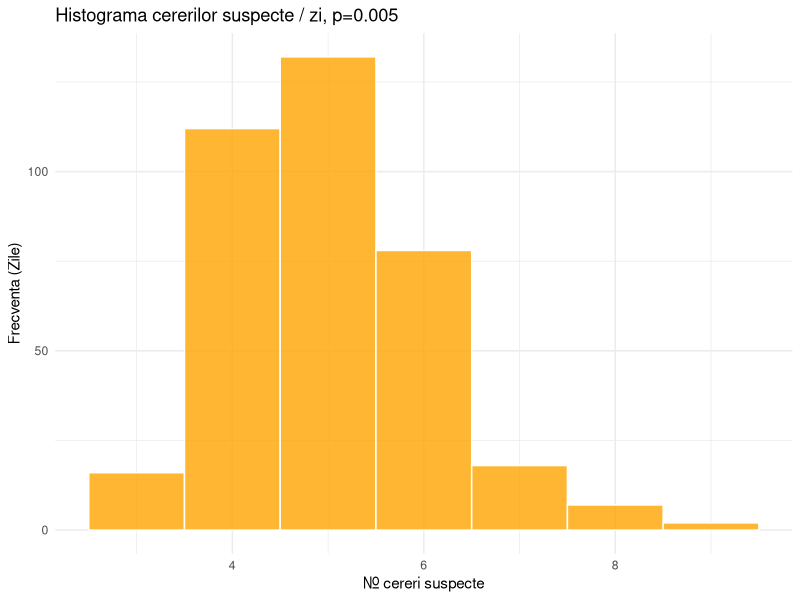
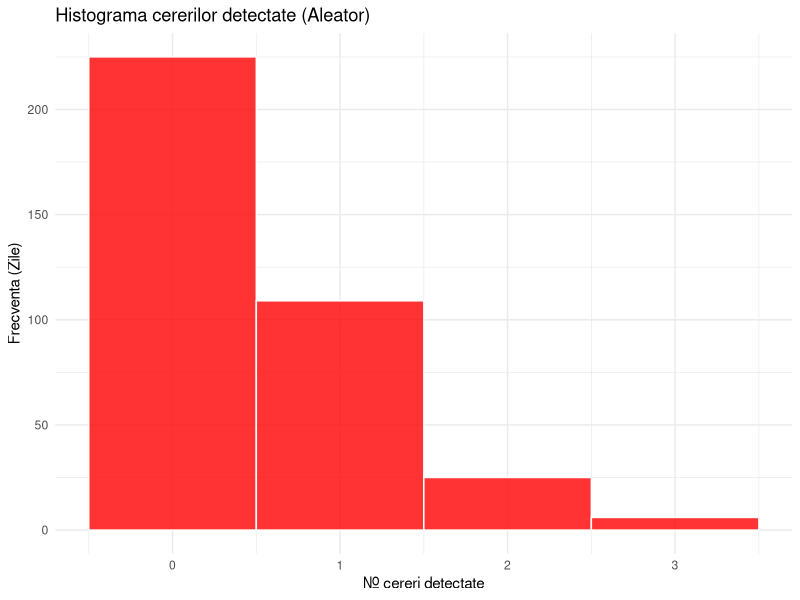
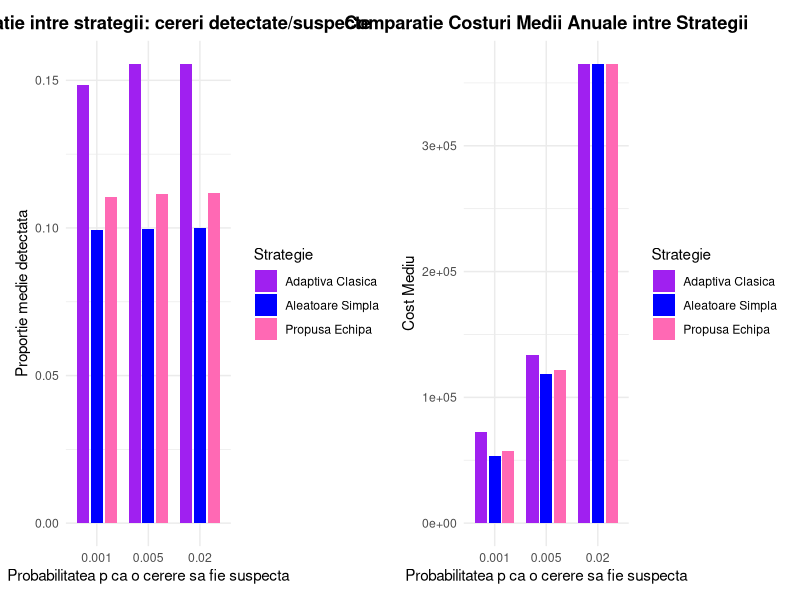
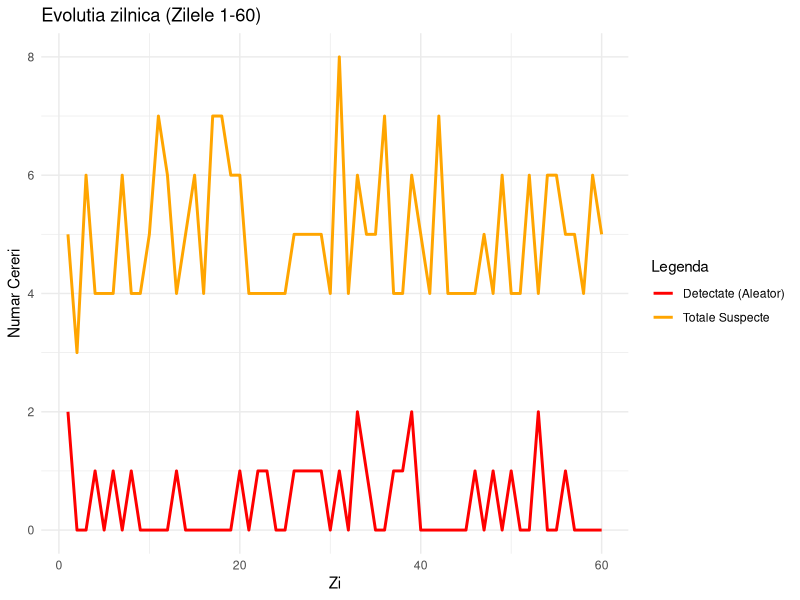
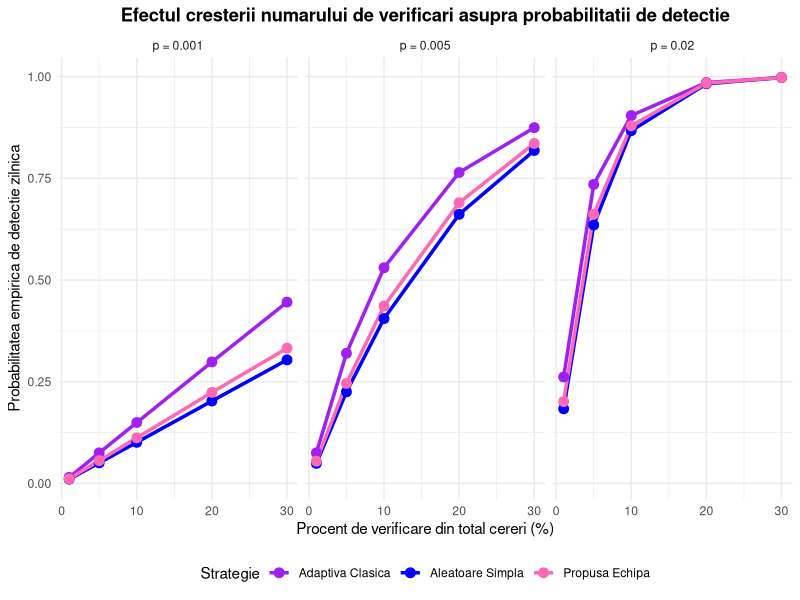
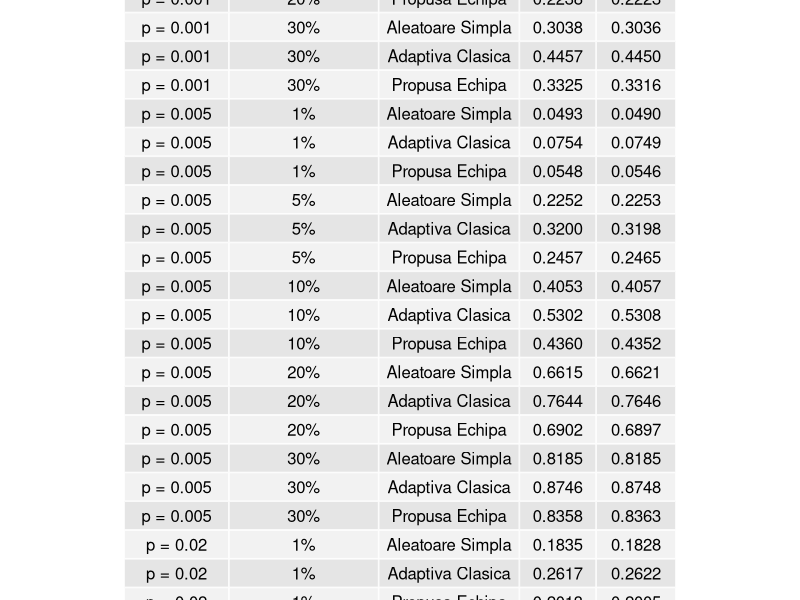

The R source for these figures, in order:
library(tidyverse)
library(ggplot2)
library(patchwork)
library(gridExtra)

set.seed(2026) # pentru repetiție

# ─────────────────────────────────────────────────────────────
# Generează traficul zilnic de cereri folosind distribuția
# Binomială Negativă, care permite supradispersie față de Poisson.
# ─────────────────────────────────────────────────────────────
genereaza_trafic_zilnic_nb <- function(zile = 365, medie_dorita = 1000, dispersie_size = 20) {
  rnbinom(zile, size = dispersie_size, mu = medie_dorita)
}

# Calculează câte cereri sunt suspecte într-o zi,
# ca fracție p din traficul total al zilei respective.
calculeaza_cereri_suspecte <- function(p, trafic_zilnic) {
  as.integer(round(p * trafic_zilnic))
}

# ─────────────────────────────────────────────────────────────
# Simulează detecțiile pentru o strategie dată pe parcursul unui an.
#
# Strategii suportate:
#   "aleatoare_simpla"  – procent fix de verificare în fiecare zi
#   "adaptiva_clasica"  – dacă traficul depășește media istorică,
#                         procentul se dublează (maxim 100%)
#   "propusa_echipa"    – creștere proporțională cu raportul
#                         trafic_azi / medie_pana_ieri (maxim 100%)
#
# ─────────────────────────────────────────────────────────────
simuleaza_detectii_strategie <- function(trafic_anual, cereri_suspecte, strategy_type, procent_verificare) {
  zile <- length(trafic_anual)
  
  # Media cumulativă a traficului până în ziua precedentă (folosită de strategiile adaptive)
  medie_pana_ieri <- c(trafic_anual[1], cummean(trafic_anual)[1:(zile - 1)])
  
  # Ajustează procentul de verificare în funcție de strategia aleasă
  procent_verificare <- switch(
    strategy_type,
    "aleatoare_simpla" = procent_verificare,
    "adaptiva_clasica" = if_else(
      trafic_anual > medie_pana_ieri,
      pmin(procent_verificare * 2, 1.0),   # max 100%
      procent_verificare
    ),
    "propusa_echipa" = if_else(
      trafic_anual > medie_pana_ieri,
      pmin(procent_verificare + ((trafic_anual / medie_pana_ieri) - 1) * procent_verificare, 1.0),
      procent_verificare
    )
  )
  
  # Numărul efectiv de cereri verificate în fiecare zi
  cereri_verificate <- as.integer(round(procent_verificare * trafic_anual))
  
  # Detecții simulate: distribuție hipergeometrică (eșantionare fără înlocuire)
  detectate <- as.integer(if_else(
    cereri_suspecte > 0,
    rhyper(
      zile,
      m = cereri_suspecte,                  # cereri suspecte în urnă
      n = trafic_anual - cereri_suspecte,   # cereri normale în urnă
      k = cereri_verificate                 # câte tragem
    ),
    0
  ))
  
  # Probabilitatea teoretică zilnică de a detecta cel puțin o cerere suspectă:
  # P(X >= 1) = 1 - P(X = 0), unde X ~ Hypergeometric
  prob_detectie_zilnica <- if_else(
    cereri_suspecte > 0,
    1 - dhyper(0, m = cereri_suspecte, n = trafic_anual - cereri_suspecte, k = cereri_verificate),
    0
  )
  
  # Media anuală a probabilităților zilnice
  prob_teoretica_anuala <- mean(prob_detectie_zilnica)
  
  # Calculează indicatorii agregați anuali
  indicatori <- calculeaza_indicatori_anuali(trafic_anual, cereri_suspecte, detectate, cereri_verificate)
  
  list(
    strategy_type          = strategy_type,
    cereri_totale_pe_zi    = trafic_anual,
    cereri_suspecte_pe_zi  = cereri_suspecte,
    cereri_detectate_pe_zi = detectate,
    prob_teoretica_anuala  = prob_teoretica_anuala,
    date_pe_an             = indicatori
  )
}

# ─────────────────────────────────────────────────────────────
# Calculează indicatorii de performanță anuali:
#   - rata_detectie       = detectate / suspecte
#   - rata_verificare     = verificate / totale
#   - indicator_eficienta = rata_detectie / rata_verificare
#     (câtă detecție obținem per unitate de efort de verificare)
#   - cost_total          = c1 * verificate + c2 * nedetectate
#     (c1 = cost per verificare, c2 = penalizare per suspectă nedetectată)
# ─────────────────────────────────────────────────────────────
calculeaza_indicatori_anuali <- function(trafic_anual, cereri_suspecte, detectate, cereri_verificate, c1 = 1, c2 = 50) {
  
  totale_cereri      <- sum(trafic_anual)
  totale_suspecte    <- sum(cereri_suspecte)
  totale_verificate  <- sum(cereri_verificate)
  totale_detectate   <- sum(detectate)
  totale_nedetectate <- totale_suspecte - totale_detectate
  
  rata_detectie  <- if (totale_suspecte > 0) totale_detectate / totale_suspecte else 0
  rata_verificare <- if (totale_cereri > 0) totale_verificate / totale_cereri else 1
  indicator_eficienta <- if (rata_verificare > 0) rata_detectie / rata_verificare else 0
  
  cost_total <- (c1 * totale_verificate) + (c2 * totale_nedetectate)
  
  list(
    total_trafic        = totale_cereri,
    total_suspecte      = totale_suspecte,
    total_verificate    = totale_verificate,
    total_detectate     = totale_detectate,
    rata_detectie       = rata_detectie,
    rata_verificare     = rata_verificare,
    indicator_eficienta = indicator_eficienta,
    cost_total          = cost_total
  )
}

# ─────────────────────────────────────────────────────────────
# Rulează `nr_simulari` repetări independente pentru toate cele
# trei strategii, cu același trafic și aceleași cereri suspecte
# în fiecare iterație
# ─────────────────────────────────────────────────────────────
ruleaza_simulari_comparate <- function(nr_simulari, procent_verificare, p = 0.005) {
  strategy_types <- c("aleatoare_simpla", "adaptiva_clasica", "propusa_echipa")
  
  # Pre-alocăm liste goale pentru fiecare strategie
  rezultate <- setNames(
    lapply(strategy_types, function(s) vector("list", nr_simulari)),
    strategy_types
  )
  
  for (i in seq_len(nr_simulari)) {
    trafic   <- genereaza_trafic_zilnic_nb()
    suspecte <- calculeaza_cereri_suspecte(p, trafic)
    
    for (s in strategy_types) {
      rezultate[[s]][[i]] <- simuleaza_detectii_strategie(
        trafic_anual       = trafic,
        cereri_suspecte    = suspecte,
        strategy_type      = s,
        procent_verificare = procent_verificare
      )
    }
  }
  
  rezultate
}

# ─── Simularea principală: 1000 de iterații, 10% verificare ────────────────
simulari <- ruleaza_simulari_comparate(nr_simulari = 1000, procent_verificare = 0.10)

# Extragem prima simulare pentru vizualizări zi-de-zi
simularea_1_aleatoare <- simulari$aleatoare_simpla[[1]]
simularea_1_adaptiva  <- simulari$adaptiva_clasica[[1]]

# Data frame cu evoluția zilnică din prima simulare
date_zi_de_zi <- data.frame(
  Zi                = 1:365,
  Cereri_Suspecte   = simularea_1_aleatoare$cereri_suspecte_pe_zi,
  Detectate_Aleator = simularea_1_aleatoare$cereri_detectate_pe_zi,
  Detectate_Adaptiv = simularea_1_adaptiva$cereri_detectate_pe_zi
)

# ── G1: Distribuția numărului de cereri suspecte per zi ───────────────────────
g1 <- ggplot(date_zi_de_zi, aes(x = Cereri_Suspecte)) +
  geom_histogram(binwidth = 1, fill = "orange", color = "white", alpha = 0.8) +
  labs(title = "Histograma cererilor suspecte / zi, p=0.005", x = "Nr. cereri suspecte", y = "Frecventa (Zile)") +
  theme_minimal()
g1

# ── G2: Distribuția detecțiilor zilnice (strategie aleatoare) ─────────────────
g2 <- ggplot(date_zi_de_zi, aes(x = Detectate_Aleator)) +
  geom_histogram(binwidth = 1, fill = "red", color = "white", alpha = 0.8) +
  labs(title = "Histograma cererilor detectate (Aleator)", x = "Nr. cereri detectate", y = "Frecventa (Zile)") +
  theme_minimal()
g2

# ─────────────────────────────────────────────────────────────
# Analiză comparativă pentru trei valori ale lui p:
#   p = 0.001
#   p = 0.005
#   p = 0.020 
# ─────────────────────────────────────────────────────────────
scenarii_p  <- c(0.001, 0.005, 0.02)
procent_baza <- 0.10
date_analiza_completa <- data.frame()

for (p_curent in scenarii_p) {
  sim_p <- ruleaza_simulari_comparate(nr_simulari = 1000, procent_verificare = procent_baza, p = p_curent)
  
  # Media ratei de detecție (detectate/suspecte) pe cele 1000 de simulări
  prop_aleator <- mean(sapply(sim_p$aleatoare_simpla, function(x) x$date_pe_an$rata_detectie))
  prop_adaptiv <- mean(sapply(sim_p$adaptiva_clasica, function(x) x$date_pe_an$rata_detectie))
  prop_propusa <- mean(sapply(sim_p$propusa_echipa,   function(x) x$date_pe_an$rata_detectie))
  
  # Media costului anual pe cele 1000 de simulări
  cost_aleator <- mean(sapply(sim_p$aleatoare_simpla, function(x) x$date_pe_an$cost_total))
  cost_adaptiv <- mean(sapply(sim_p$adaptiva_clasica, function(x) x$date_pe_an$cost_total))
  cost_propusa <- mean(sapply(sim_p$propusa_echipa,   function(x) x$date_pe_an$cost_total))
  
  date_analiza_completa <- rbind(date_analiza_completa, data.frame(
    Probabilitate_P     = as.character(p_curent),
    Strategie           = c("Adaptiva Clasica", "Aleatoare Simpla", "Propusa Echipa"),
    Proportie_Detectata = c(prop_adaptiv, prop_aleator, prop_propusa),
    Cost_Mediu          = c(cost_adaptiv, cost_aleator, cost_propusa)
  ))
}

# ── G3: Rata de detecție medie per strategie și scenariu p ────────────────────
g3 <- ggplot(date_analiza_completa, aes(x = Probabilitate_P, y = Proportie_Detectata, fill = Strategie)) +
  geom_bar(stat = "identity", position = position_dodge(width = 0.8), width = 0.7) +
  scale_fill_manual(values = c("purple", "blue", "hotpink")) +
  labs(
    title = "Comparatie intre strategii: cereri detectate/suspecte",
    x     = "Probabilitatea p ca o cerere sa fie suspecta",
    y     = "Proportie medie detectata",
    fill  = "Strategie"
  ) +
  theme_minimal() +
  theme(plot.title = element_text(face = "bold", hjust = 0.5), legend.position = "right")

# ── G5: Cost mediu anual per strategie și scenariu p ─────────────────────────
g5 <- ggplot(date_analiza_completa, aes(x = Probabilitate_P, y = Cost_Mediu, fill = Strategie)) +
  geom_bar(stat = "identity", position = position_dodge(width = 0.8), width = 0.7) +
  scale_fill_manual(values = c("purple", "blue", "hotpink")) +
  labs(
    title = "Comparatie Costuri Medii Anuale intre Strategii",
    x     = "Probabilitatea p ca o cerere sa fie suspecta",
    y     = "Cost Mediu",
    fill  = "Strategie"
  ) +
  theme_minimal() +
  theme(plot.title = element_text(face = "bold", hjust = 0.5), legend.position = "right")

g3 + g5  # Afișăm cele două grafice alăturat (patchwork)

# ── G4: Evoluție zilnică primele 60 de zile (suspecte vs. detectate) ──────────
g4 <- ggplot(date_zi_de_zi[1:60, ], aes(x = Zi)) +
  geom_line(aes(y = Cereri_Suspecte,   color = "Totale Suspecte"),    size = 1) +
  geom_line(aes(y = Detectate_Aleator, color = "Detectate (Aleator)"), size = 1) +
  scale_color_manual(values = c(
    "Totale Suspecte"    = "orange",
    "Detectate (Aleator)" = "red"
  )) +
  labs(title = "Evolutia zilnica (Zilele 1-60)", x = "Zi", y = "Numar Cereri", color = "Legenda") +
  theme_minimal()
g4

# ─────────────────────────────────────────────────────────────
#variăm atât p cât și procentul de verificare
# ─────────────────────────────────────────────────────────────
procente_testate <- c(0.01, 0.05, 0.10, 0.20, 0.30)
scenarii_p       <- c(0.001, 0.005, 0.02)
rezultate_complete_7 <- data.frame()
tabel_comparativ     <- data.frame()

for (p_curent in scenarii_p) {
  for (proc in procente_testate) {
    
    sim_temporar <- ruleaza_simulari_comparate(nr_simulari = 1000, procent_verificare = proc, p = p_curent)
    
    # Probabilitatea empirică = media fracției de zile cu cel puțin o detecție
    prob_aleator <- mean(sapply(sim_temporar$aleatoare_simpla, function(sim) {
      sum(sim$cereri_detectate_pe_zi > 0) / 365
    }))
    prob_teoretica_aleator <- mean(sapply(sim_temporar$aleatoare_simpla, function(sim) sim$prob_teoretica_anuala))
    
    prob_adaptiv <- mean(sapply(sim_temporar$adaptiva_clasica, function(sim) {
      sum(sim$cereri_detectate_pe_zi > 0) / 365
    }))
    prob_teoretica_adaptiv <- mean(sapply(sim_temporar$adaptiva_clasica, function(sim) sim$prob_teoretica_anuala))
    
    prob_propusa <- mean(sapply(sim_temporar$propusa_echipa, function(sim) {
      sum(sim$cereri_detectate_pe_zi > 0) / 365
    }))
    prob_teoretica_propusa <- mean(sapply(sim_temporar$propusa_echipa, function(sim) sim$prob_teoretica_anuala))
    
    # Adăugăm câte un rând per strategie în data frame-ul pentru graficul final
    rezultate_complete_7 <- rbind(rezultate_complete_7, data.frame(
      Procent_Verificare     = proc * 100,
      Probabilitate_Detectie = prob_aleator,
      Strategie              = "Aleatoare Simpla",
      Scenariu_P             = paste("p =", p_curent)
    ))
    
    rezultate_complete_7 <- rbind(rezultate_complete_7, data.frame(
      Procent_Verificare     = proc * 100,
      Probabilitate_Detectie = prob_adaptiv,
      Strategie              = "Adaptiva Clasica",
      Scenariu_P             = paste("p =", p_curent)
    ))
    
    rezultate_complete_7 <- rbind(rezultate_complete_7, data.frame(
      Procent_Verificare     = proc * 100,
      Probabilitate_Detectie = prob_propusa,
      Strategie              = "Propusa Echipa",
      Scenariu_P             = paste("p =", p_curent)
    ))
    
    # Tabel comparativ empiric vs. teoretic pentru fiecare combinație (p, procent, strategie)
    tabel_comparativ <- rbind(tabel_comparativ, data.frame(
      Scenariu_P        = paste("p =", p_curent),
      Procent_Verificat = paste0(proc * 100, "%"),
      Strategie         = c("Aleatoare Simpla", "Adaptiva Clasica", "Propusa Echipa"),
      Empiric           = c(round(prob_aleator, 4), round(prob_adaptiv, 4), round(prob_propusa, 4)),
      Teoretic          = c(round(prob_teoretica_aleator, 4), round(prob_teoretica_adaptiv, 4), round(prob_teoretica_propusa, 4))
    ))
  }
}

# ── Curbe de detecție în funcție de procentul de verificare ──────────
# Fiecare panou corespunde unui scenariu p; liniile separă strategiile.
g_final <- ggplot(rezultate_complete_7, aes(x = Procent_Verificare, y = Probabilitate_Detectie, color = Strategie, group = Strategie)) +
  geom_line(size = 1.2) +
  geom_point(size = 3) +
  scale_color_manual(values = c("Aleatoare Simpla" = "blue", "Adaptiva Clasica" = "purple", "Propusa Echipa" = "hotpink")) +
  facet_wrap(~ Scenariu_P) +
  labs(
    title  = "Efectul cresterii numarului de verificari asupra probabilitatii de detectie",
    x      = "Procent de verificare din total cereri (%)",
    y      = "Probabilitatea empirica de detectie zilnica",
    color  = "Strategie"
  ) +
  theme_minimal() +
  theme(legend.position = "bottom",
        plot.title = element_text(face = "bold", hjust = 0.5))

print(g_final)

# ── comparație empiric vs. teoretic pentru toate combinațiile ────
g_tabel <- tableGrob(tabel_comparativ, rows = NULL)
grid.arrange(g_tabel)
